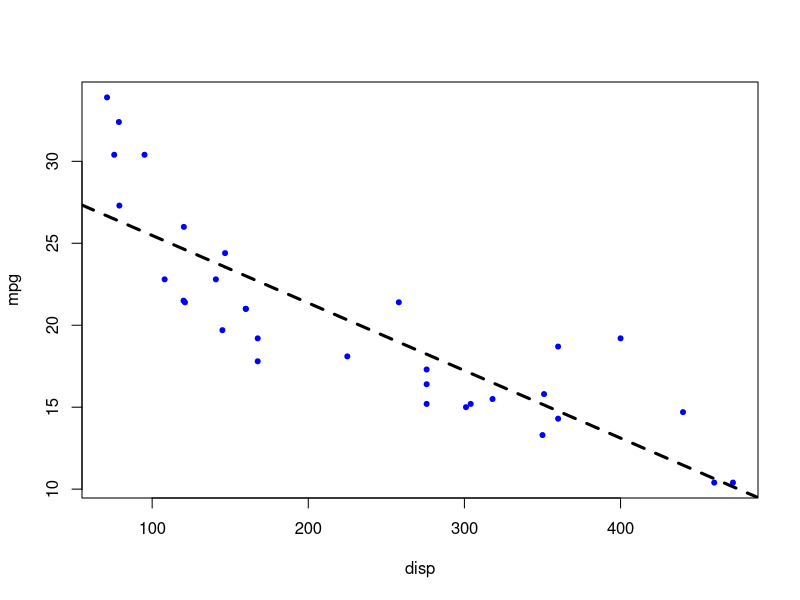
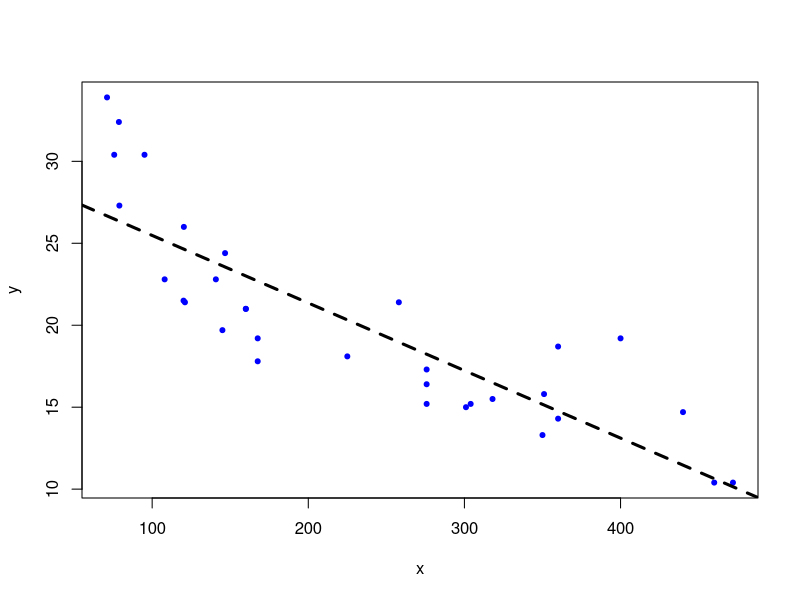
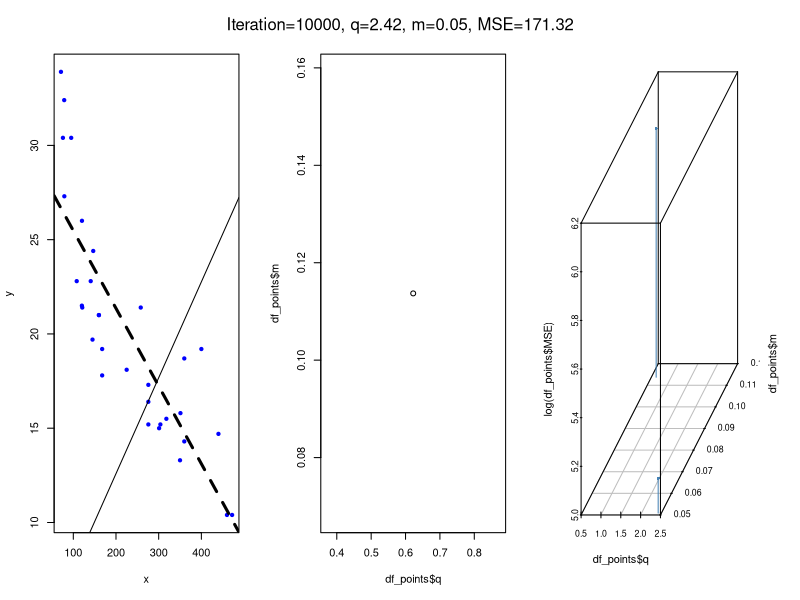
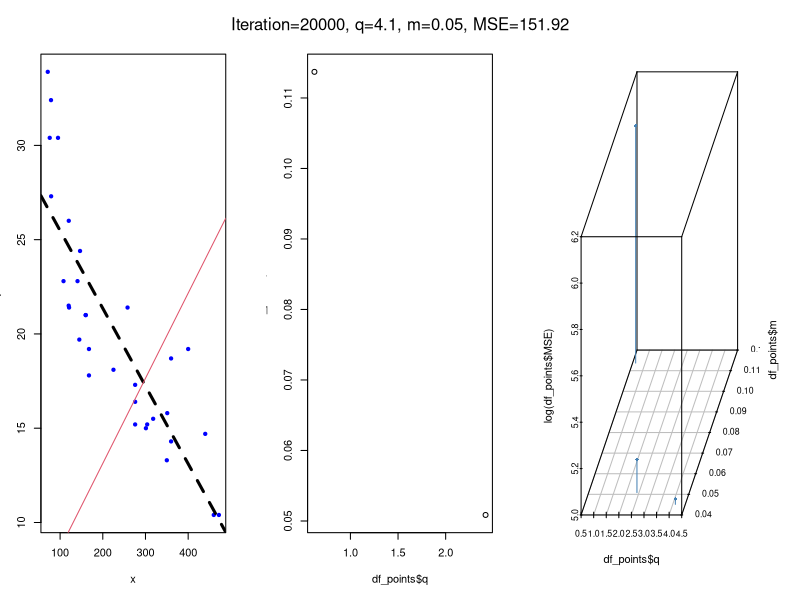
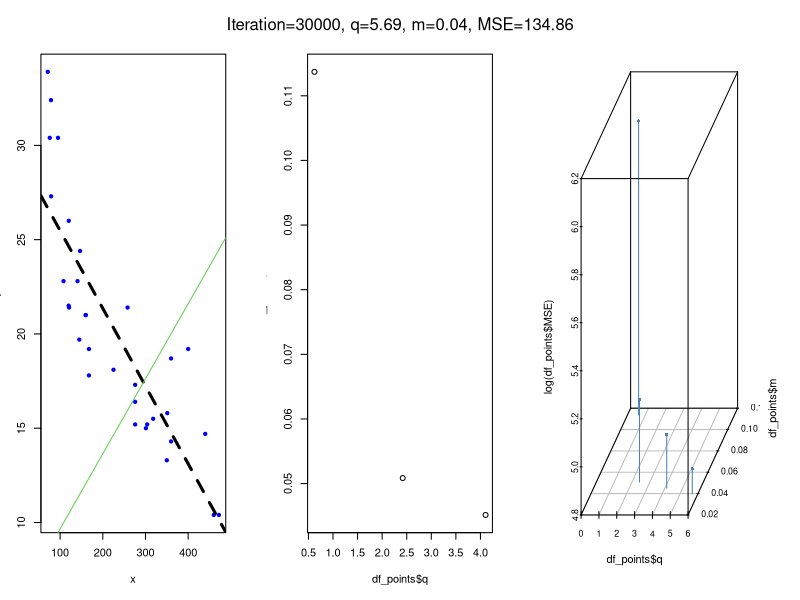
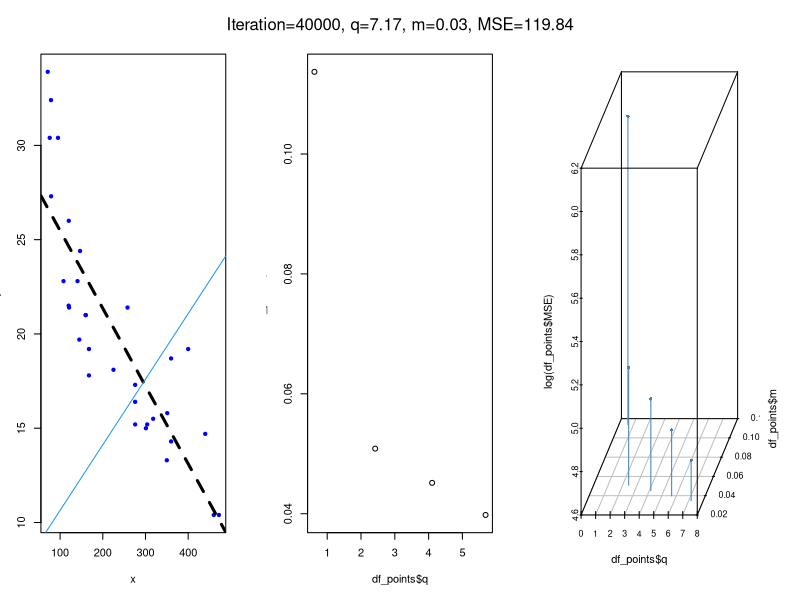
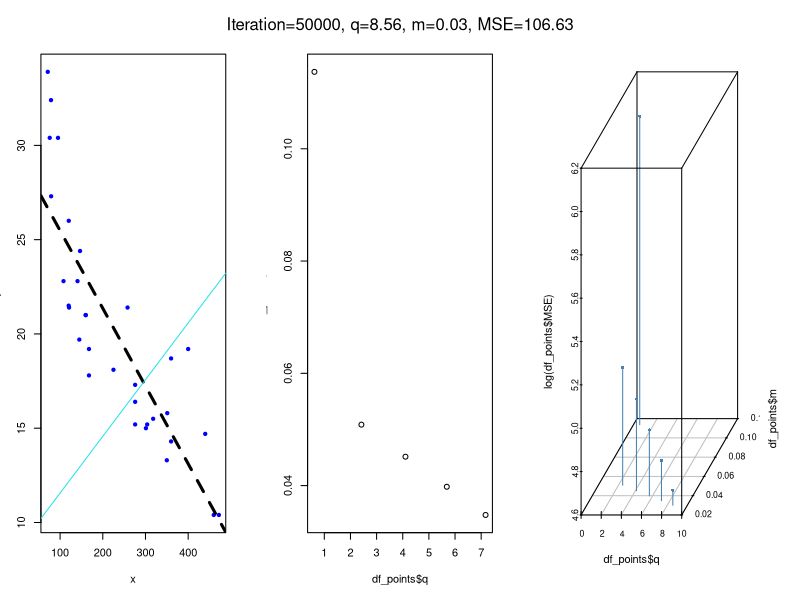
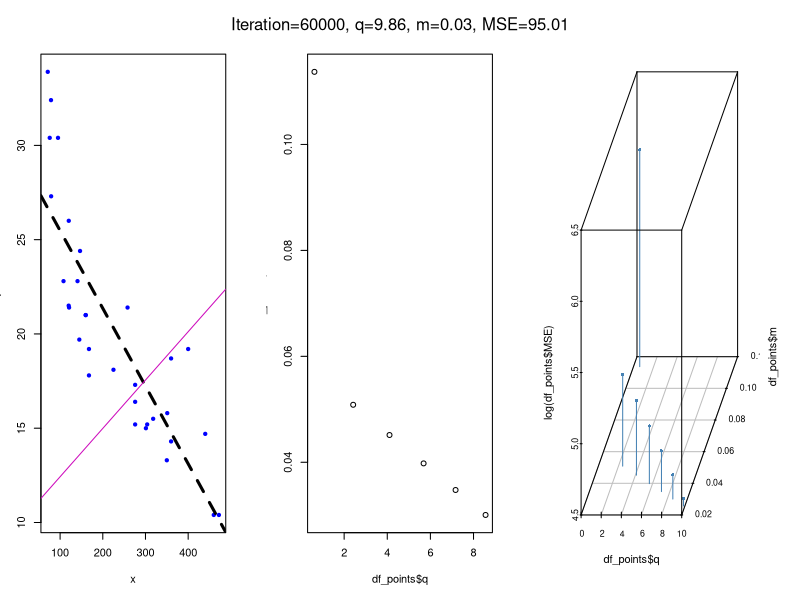

These charts were generated, in order, by the following R code:
# Clean enviroment
rm(list=ls())
set.seed(1234)

library(scatterplot3d) # for scatterplot 3d
disp = mtcars$disp
mpg = mtcars$mpg

# Plot dei dati
plot(disp, mpg, col = "blue", pch = 20)

# Calcolo una regressione lineare per capire 
# quale dovrebbe essere il risultato finale analiticamente
model <- lm(mpg ~ disp, data = mtcars)
coef(model)

# Plot della retta ottenuta dalla regressione lineare
y_preds <- predict(model)
abline(model, lwd=3, lty=2)

# Quale è l'MSE ottimale ottenuto con la regressione lineare?
errors <- (mpg - y_preds) ^ 2
mean(errors) # oppure sum(errors) / length(mpg)

# GD function
gradientDesc <- function(x, y, learn_rate, conv_threshold, max_iter, iterations_for_plot=10000) {
  n = length(x)
  plot(x, y, col = "blue", pch = 20)
  
  # Disegno tratteggiata la linea che dovrebbe essere ottenuta
  # al termine dell'esecuzione della discesa del gradiente
  model <- lm(y ~ x)
  abline(model, lwd=3, lty=2)
  
  m <- runif(1, 0, 1)
  q <- runif(1, 0, 1)
  yhat <- m * x + q
  MSE <- sum((y - yhat) ^ 2) / n
  converged = F
  iterations = 0
  
  # add points to dataframe
  df_points<-data.frame(m=m, q=q, MSE=MSE)
  
  while(converged == F) {
    ## Implement the gradient descent algorithm
    m_new <- m - learn_rate * ((1 / n) * (sum((yhat - y) * x)))
    c_new <- q - learn_rate * ((1 / n) * (sum(yhat - y)))
    m <- m_new
    q <- c_new
    yhat <- m * x + q
    
    MSE_new <- sum((y - yhat) ^ 2) / n
    if(MSE - MSE_new <= conv_threshold) {
      abline(q, m) 
      converged = T
      return(df_points)
    }
    
    iterations = iterations + 1
    if(iterations > max_iter) { 
      abline(q, m) 
      converged = T
      return(df_points)
    }
    
    # Add a new line plot each "iterations_for_plot" iterations
    if(iterations%%iterations_for_plot == 0){
      # matrix of plots
      par(mfrow=c(1, 3))

      # first plot
      plot(x, y, col = "blue", pch = 20)
      abline(model, lwd=3, lty=2)

      col = iterations/iterations_for_plot # from 0 to 10 is always a different color
      abline(q, m, col = col)
      
      
      # second plot
      plot(df_points$q, df_points$m)
      
      
      # third plot
      df_points[nrow(df_points) + 1,] = c(m, q, MSE_new)
      scatterplot3d(x=df_points$q, y=df_points$m, z=log(df_points$MSE), pch = 16, color="steelblue", type="h")
      # points3d(df_points$x, df_points$y, df_points$z)
      
      
      # add title for the page
      mtext(paste("Iteration=", iterations, 
                  ", q=", round(q, 2), 
                  ", m=", round(m, 2), 
                  ", MSE=", round(MSE_new, 2), sep = ""), outer=TRUE,  cex=1, line=-2.5)
      
      
      # Pauses the program for a small period of time
      Sys.sleep(0.05)
    }
  }
}


# Run the function 
gd_qm = gradientDesc(disp, mpg, 0.0000293, 0.001, 10000*150)
#gradientDesc(disp, mpg, 0.0000293, 0.001, 2500000)

q_opt = tail(gd_qm$q, n=1)
m_opt = tail(gd_qm$m, n=1)
paste("Optimal intercept:", q_opt, "Optimal slope:", m_opt)

# compare result with
coef(model)

# la differenza tra il risultato analitico e 
# quello ottenuto con gradient descent è marginale:
model$coefficients - c(q_opt, m_opt)
